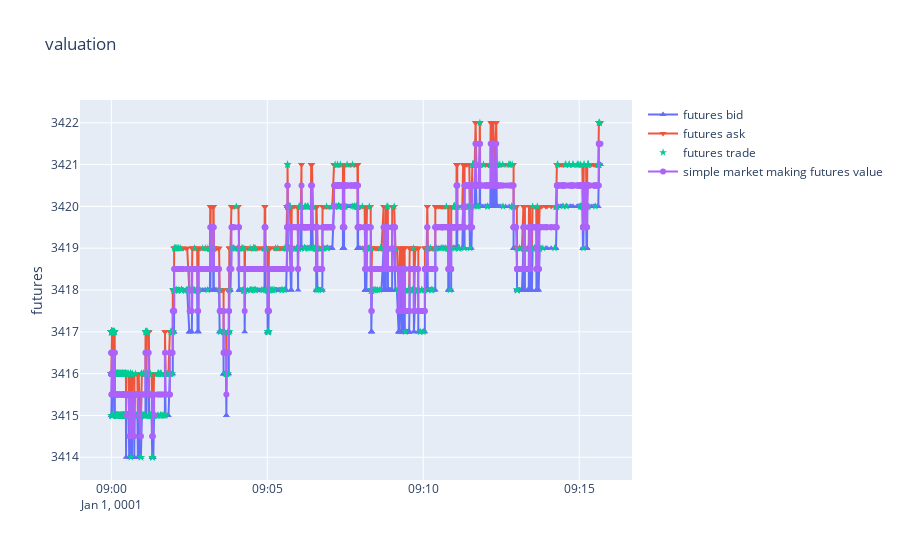

Write notebook code for a chart like this one.
### Markdown cell above
### 4.2 Plotting the Results

Apart from plotting the valuation, which did not change, we can now also plot our Greeks as well as profit & loss.

### Code cell
result.plot_valuations(include_futures=True, include_option=False, count=1000, start_time=dt.time(9, 0, 0), end_time=dt.time(17, 30, 0))

### Figure 1 — Plotly figure (JSON) as saved in the notebook; plotly's stock layout.template omitted (floating-point values rounded to 4 significant figures; data arrays with more than 128 entries replaced by an {"elided": "..."} marker saying what was removed)
{"data": [{"marker": {"symbol": "triangle-up"}, "mode": "lines+markers", "name": "futures bid", "type": "scatter", "x": {"elided": "1003 str values"}, "y": {"elided": "1003 int values"}, "yaxis": "y"}, {"marker": {"symbol": "triangle-down"}, "mode": "lines+markers", "name": "futures ask", "type": "scatter", "x": {"elided": "1003 str values"}, "y": {"elided": "1003 int values"}, "yaxis": "y"}, {"marker": {"symbol": "star"}, "mode": "markers", "name": "futures trade", "type": "scatter", "x": {"elided": "1615 str values"}, "y": {"elided": "1615 int values"}, "yaxis": "y"}, {"marker": {"symbol": "circle"}, "mode": "lines+markers", "name": "simple market making futures value", "type": "scatter", "x": {"elided": "1106 str values"}, "y": {"elided": "1106 float values"}, "yaxis": "y"}], "layout": {"title": {"text": "valuation"}, "yaxis": {"title": {"text": "futures"}}, "yaxis2": {"anchor": "x", "overlaying": "y", "side": "right", "title": {"text": "option"}}}}
